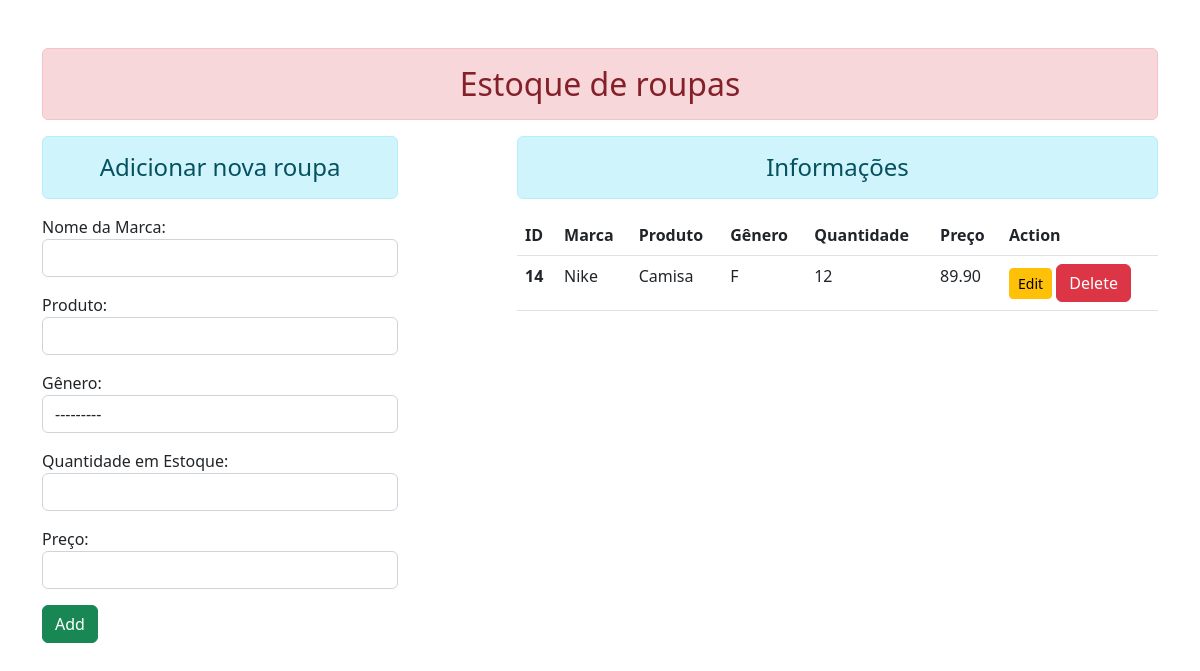
Before: / with the older database file.
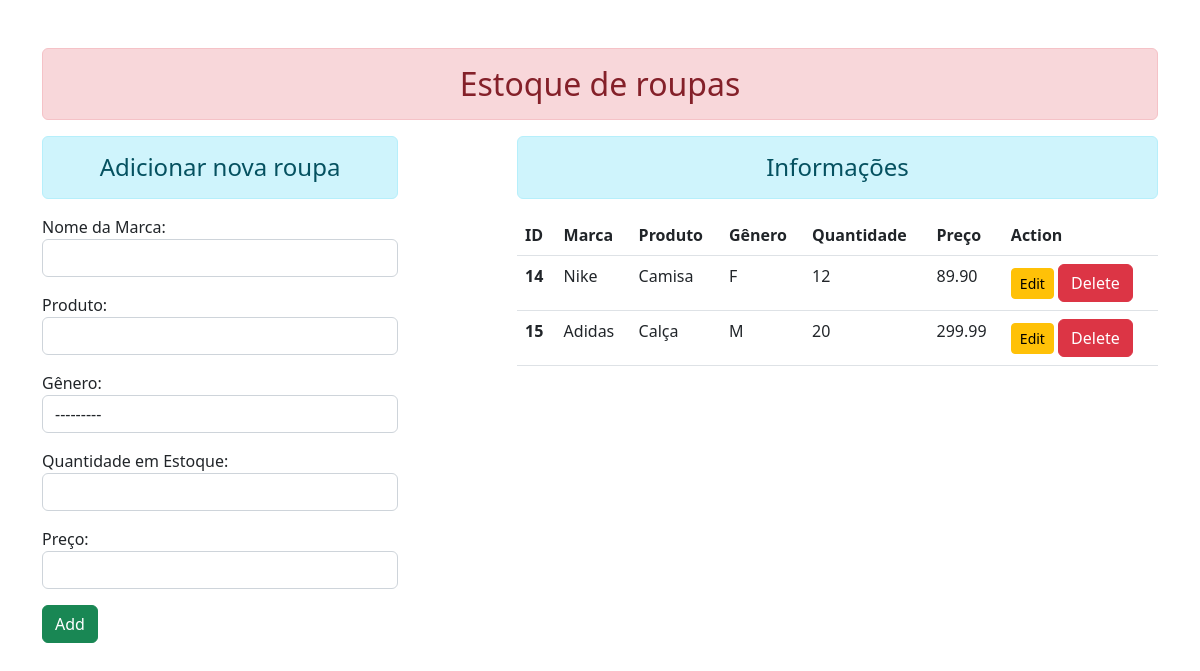
After: the same page with the newer database file.
### home/models.py (models this page shows)
class Estoque(models.Model):
    GENERO_CHOICES = [
        ('M', 'Masculino'),
        ('F', 'Feminino'),
    ]
    marca = models.CharField(max_length=70)
    produto = models.CharField(max_length=70)
    genero = models.CharField(max_length=1, choices=GENERO_CHOICES)
    quantidade = models.IntegerField()
    preco = models.DecimalField(max_digits=10, decimal_places=2)

### home/views.py (the view)
# urls.py: path('', views.crud, name="crud"),
def crud(request):
    if request.method == 'POST':
        fm = EstoqueRegistration(request.POST)
        if fm.is_valid():
            mr = fm.cleaned_data['marca']
            pd = fm.cleaned_data['produto']
            gn = fm.cleaned_data['genero']
            qt = fm.cleaned_data['quantidade']
            pc = fm.cleaned_data['preco']
            reg = Estoque(
                marca=mr,
                produto=pd,
                genero=gn,
                quantidade=qt,
                preco=pc
                )
            reg.save()
            fm = EstoqueRegistration()
    else:
        fm = EstoqueRegistration()
    roupa = Estoque.objects.all()
    return render(request, 'home/crud.html', {'form':fm, 'roup':roupa})

### home/forms.py
class EstoqueRegistration(forms.ModelForm):
    class Meta:
        model = Estoque
        fields = ['marca', 'produto', 'genero', 'quantidade', 'preco']
        widgets = {
            'marca': forms.TextInput(attrs={'class': 'form-control'}),
            'produto': forms.TextInput(attrs={'class': 'form-control'}),
            'genero': forms.Select(attrs={'class': 'form-control'}),
            'quantidade': forms.NumberInput(attrs={'class': 'form-control', 'min': '0'}),
            'preco': forms.NumberInput(attrs={'class': 'form-control', 'step': '0.01'}),
        }
        labels = {
            'marca': 'Nome da Marca',
            'produto': 'Produto',
            'genero': 'Gênero',
            'quantidade': 'Quantidade em Estoque',
            'preco': 'Preço',
        }

### home/templates/home/crud.html
{% extends 'home/base.html' %} {% block content %}
<div class="row">
  <div class="col-sm-4">
    <h4 class="text-center alert alert-info">Adicionar nova roupa</h4>
    <form action="" method="POST">
      {% csrf_token %} {{form.as_p}}
      <input type="submit" class="btn btn-success" value="Add" />
    </form>
  </div>
  <div class="col-sm-7 offset-1">
    <h4 class="text-center alert alert-info">Informações</h4>
    {% if roup %}
    <table class="table table-hover">
      <thead>
        <tr>
          <th scope="col">ID</th>
          <th scope="col">Marca</th>
          <th scope="col">Produto</th>
          <th scope="col">Gênero</th>
          <th scope="col">Quantidade</th>
          <th scope="col">Preço</th>
          <th scope="col">Action</th>
        </tr>
      </thead>
      <tbody>
        {% for st in roup %}
        <tr>
          <th scope="row">{{st.id}}</th>
          <td>{{st.marca}}</td>
          <td>{{st.produto}}</td>
          <td>{{st.genero}}</td>
          <td>{{st.quantidade}}</td>
          <td>{{st.preco}}</td>
          <td>
          <a href="{% url 'updatedata' st.id %}" class="btn btn-warning btn-sm">Edit</a>
          <form action="{% url 'deletedata' st.id %}" onclick= "return confirm('Are you sure you want to delete the student?')" method="post" class="d-inline"> {% csrf_token%}
           <input type="submit" class="btn btn-danger" value="Delete">
          </td>
        </tr>
        {% endfor %}
      </tbody>
    </table>
    {% else %}
    <h4 class="text-center alert alert-warning">No Records</h4>
    {% endif %}
  </div>
</div>
{% endblock content %}

Changed rows visible on the page:
added Estoque: id "15", marca "Adidas", produto "Calça", genero "M", quantidade "20", preco "299.99"
